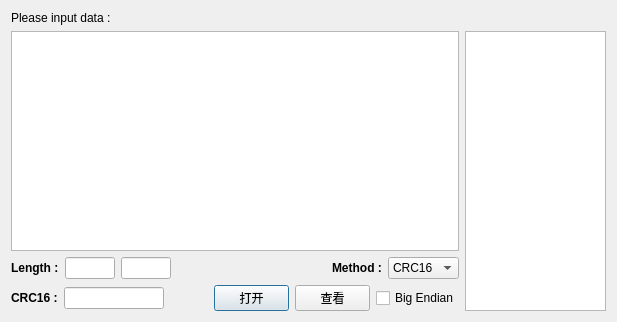
<?xml version="1.0" encoding="UTF-8"?>
<ui version="4.0">
 <class>Dialog</class>
 <widget class="QDialog" name="Dialog">
  <property name="geometry">
   <rect>
    <x>0</x>
    <y>0</y>
    <width>617</width>
    <height>322</height>
   </rect>
  </property>
  <property name="windowTitle">
   <string>Make Check</string>
  </property>
  <layout class="QGridLayout" name="gridLayout_2">
   <item row="0" column="0">
    <widget class="QLabel" name="label_1">
     <property name="text">
      <string>&lt;html&gt;&lt;head/&gt;&lt;body&gt;&lt;p&gt;&lt;span style=&quot; font-weight:600;&quot;&gt;Please input data :&lt;/span&gt;&lt;/p&gt;&lt;/body&gt;&lt;/html&gt;</string>
     </property>
    </widget>
   </item>
   <item row="1" column="0">
    <widget class="QTextEdit" name="data_in"/>
   </item>
   <item row="1" column="1" rowspan="3">
    <widget class="QTextBrowser" name="textBrowser">
     <property name="maximumSize">
      <size>
       <width>141</width>
       <height>16777215</height>
      </size>
     </property>
    </widget>
   </item>
   <item row="2" column="0">
    <layout class="QHBoxLayout" name="horizontalLayout_2">
     <item>
      <widget class="QLabel" name="label">
       <property name="text">
        <string>&lt;html&gt;&lt;head/&gt;&lt;body&gt;&lt;p&gt;&lt;span style=&quot; font-weight:600;&quot;&gt;Length :&lt;/span&gt;&lt;/p&gt;&lt;/body&gt;&lt;/html&gt;</string>
       </property>
      </widget>
     </item>
     <item>
      <widget class="QLineEdit" name="len_out">
       <property name="minimumSize">
        <size>
         <width>30</width>
         <height>0</height>
        </size>
       </property>
       <property name="maximumSize">
        <size>
         <width>50</width>
         <height>16777215</height>
        </size>
       </property>
       <property name="readOnly">
        <bool>true</bool>
       </property>
      </widget>
     </item>
     <item>
      <widget class="QLineEdit" name="len_out_hex">
       <property name="minimumSize">
        <size>
         <width>30</width>
         <height>0</height>
        </size>
       </property>
       <property name="maximumSize">
        <size>
         <width>50</width>
         <height>16777215</height>
        </size>
       </property>
       <property name="readOnly">
        <bool>true</bool>
       </property>
      </widget>
     </item>
     <item>
      <spacer name="horizontalSpacer_2">
       <property name="orientation">
        <enum>Qt::Horizontal</enum>
       </property>
       <property name="sizeHint" stdset="0">
        <size>
         <width>37</width>
         <height>17</height>
        </size>
       </property>
      </spacer>
     </item>
     <item>
      <widget class="QLabel" name="label_3">
       <property name="text">
        <string>&lt;html&gt;&lt;head/&gt;&lt;body&gt;&lt;p&gt;&lt;span style=&quot; font-weight:600;&quot;&gt;Method :&lt;/span&gt;&lt;/p&gt;&lt;/body&gt;&lt;/html&gt;</string>
       </property>
      </widget>
     </item>
     <item>
      <widget class="QComboBox" name="method">
       <item>
        <property name="text">
         <string>CRC16</string>
        </property>
       </item>
       <item>
        <property name="text">
         <string>CRC32</string>
        </property>
       </item>
      </widget>
     </item>
    </layout>
   </item>
   <item row="3" column="0">
    <layout class="QGridLayout" name="gridLayout">
     <item row="0" column="5">
      <widget class="QCheckBox" name="endian">
       <property name="text">
        <string>Big Endian</string>
       </property>
      </widget>
     </item>
     <item row="0" column="3">
      <widget class="QPushButton" name="pushButton">
       <property name="maximumSize">
        <size>
         <width>75</width>
         <height>16777215</height>
        </size>
       </property>
       <property name="text">
        <string>打开</string>
       </property>
      </widget>
     </item>
     <item row="0" column="4">
      <widget class="QPushButton" name="pushButton_2">
       <property name="maximumSize">
        <size>
         <width>75</width>
         <height>16777215</height>
        </size>
       </property>
       <property name="text">
        <string>查看</string>
       </property>
      </widget>
     </item>
     <item row="0" column="1">
      <widget class="QLineEdit" name="crc16_out">
       <property name="minimumSize">
        <size>
         <width>100</width>
         <height>0</height>
        </size>
       </property>
       <property name="maximumSize">
        <size>
         <width>100</width>
         <height>16777215</height>
        </size>
       </property>
       <property name="readOnly">
        <bool>true</bool>
       </property>
      </widget>
     </item>
     <item row="0" column="0">
      <widget class="QLabel" name="label_2">
       <property name="maximumSize">
        <size>
         <width>49</width>
         <height>16777215</height>
        </size>
       </property>
       <property name="text">
        <string>&lt;html&gt;&lt;head/&gt;&lt;body&gt;&lt;p&gt;&lt;span style=&quot; font-weight:600;&quot;&gt;CRC16  :&lt;/span&gt;&lt;/p&gt;&lt;/body&gt;&lt;/html&gt;</string>
       </property>
      </widget>
     </item>
     <item row="0" column="2">
      <spacer name="horizontalSpacer">
       <property name="orientation">
        <enum>Qt::Horizontal</enum>
       </property>
       <property name="sizeHint" stdset="0">
        <size>
         <width>40</width>
         <height>20</height>
        </size>
       </property>
      </spacer>
     </item>
    </layout>
   </item>
  </layout>
 </widget>
 <layoutdefault spacing="6" margin="11"/>
 <resources/>
 <connections/>
</ui>
